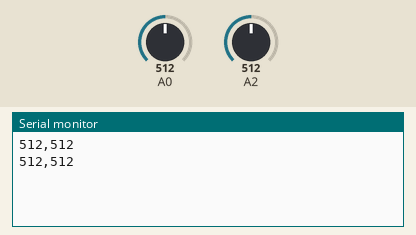
Recording of a sketch running on a simulated Arduino Uno, built with avr-gcc and run on an emulated ATmega328P. On the bench: the last lines printed to the serial monitor. Inputs (shaded band) come from the test bench; at power-on: A0 = 512, A2 = 512.

Above: at 1.3 s.
1.4 s: A0 set to 716
At 1.9 s:
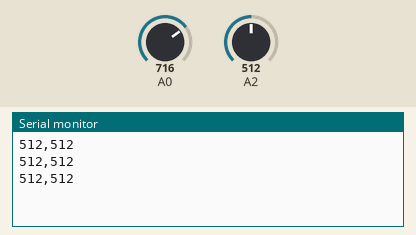
2.9 s: A2 set to 716
At 3.4 s:
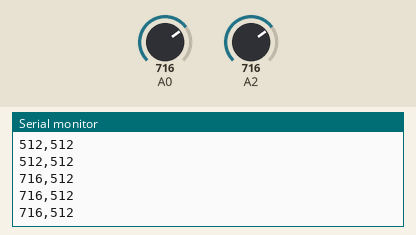
4.4 s: A0 set to 900
At 4.9 s:
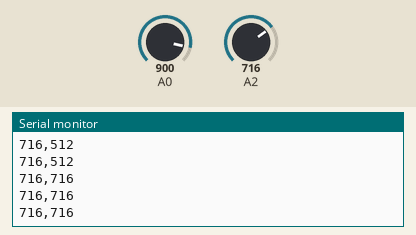
5.9 s: A2 set to 900
At 6.4 s:
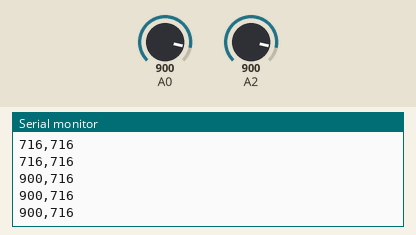
Timing chart, 0 to 8.4 s (numbered marks = the images above; inputs shaded):
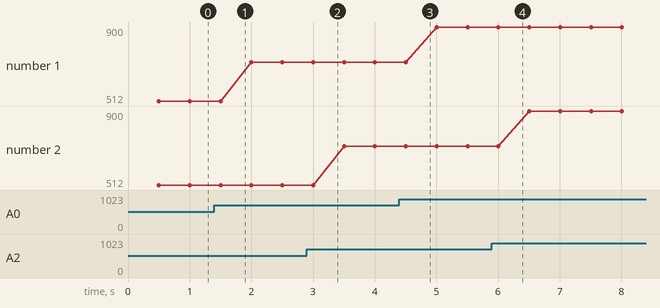

Measured:
- plotted number 1: 512 → 716 after the input at 1.4 s, 716 → 900 after the input at 4.4 s

The sketch:

analogread.ino
```cpp
void setup() {
  Serial.begin(9600);
  pinMode(A0, INPUT_PULLUP);
  pinMode(A2, INPUT_PULLUP);

}

void loop() {
  int sensorValue = analogRead(A0);
  int sensorValue2 = analogRead(A2);
  float voltage = sensorValue * (5.0 / 1023.0);
  float voltage2 = sensorValue2 * (5.0 / 1023.0);

  delay(500);
  // Printing sensor values to be read by esp
  Serial.print(sensorValue);
  Serial.print(",");
  Serial.println(sensorValue2);

}
```
